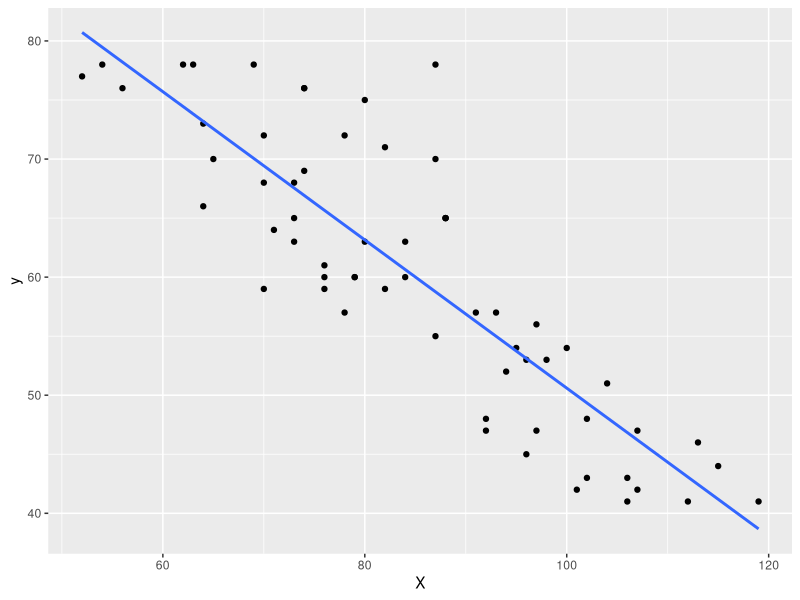
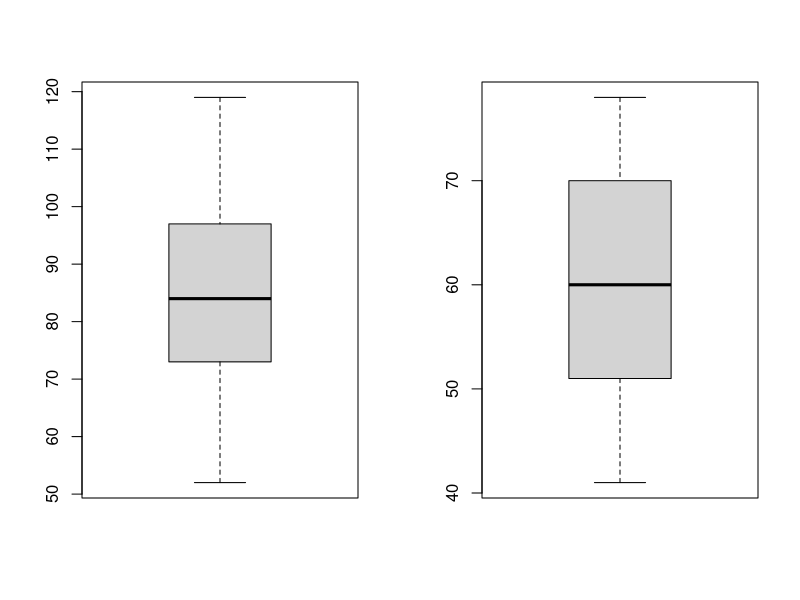
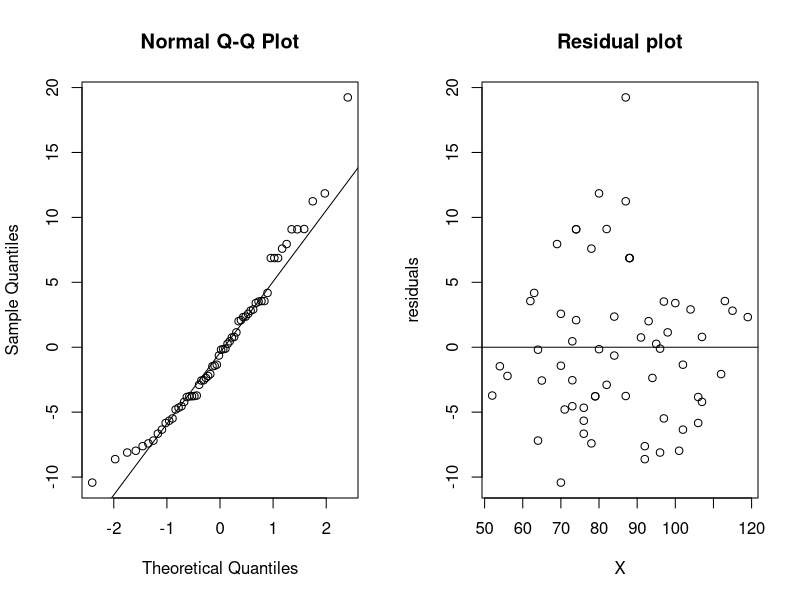
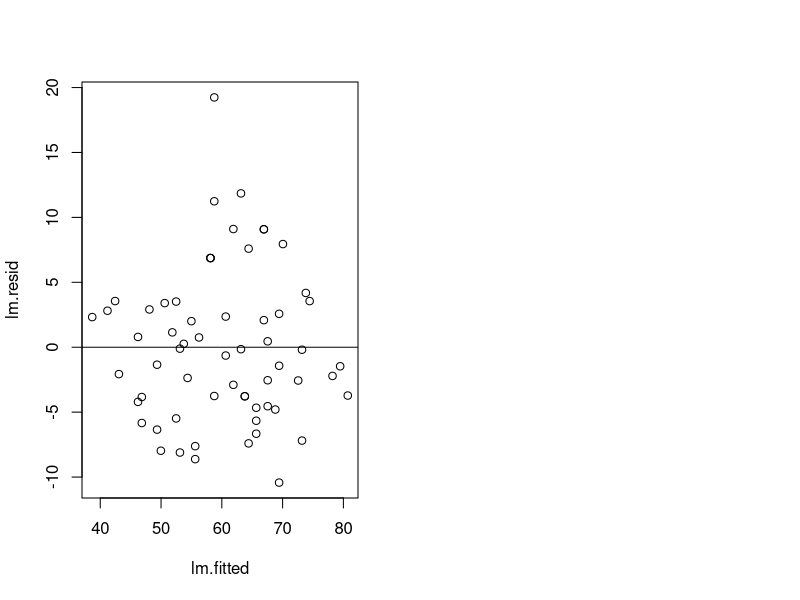

Reproduce these figures in R, in order.
## ---- chunk 1
knitr::opts_chunk$set(echo = TRUE)

library(tidyverse)
## ---- chunk 2
MuscleMass <- read_csv("MuscelMassData.csv", show_col_types = F)

head(MuscleMass)
## ---- chunk 3
par(mfrow = c(1, 2))

MuscleMass %>% 
  ggplot(aes(x = X, y = y)) +
  geom_point() +
  geom_smooth(method = lm, se = F, formula = 'y ~ x')

boxplot(MuscleMass$X)
boxplot(MuscleMass$y)
## ---- chunk 4
lm.MM <- lm(y ~ X, data = MuscleMass)
summary(lm.MM)
## ---- chunk 5
lm.MM$residuals
## ---- chunk 6
qqnorm(lm.MM$residuals)
qqline(lm.MM$residuals)
## ---- chunk 7
lm.resid <- resid(lm.MM)

plot(MuscleMass$X , lm.resid,
     xlab = "X",
     ylab = "residuals",
     main = "Residual plot")
abline(0, 0)
## ---- chunk 8
lm.fitted <- fitted(lm.MM)

plot(lm.fitted, lm.resid)
abline(0, 0)
